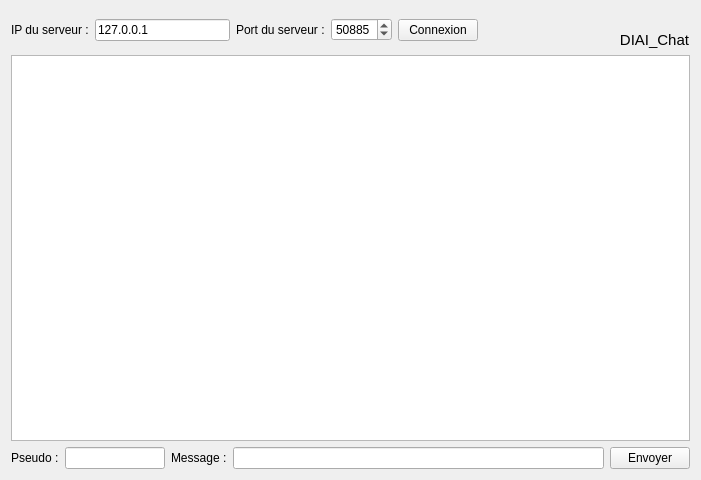
<?xml version="1.0" encoding="UTF-8"?>
<ui version="4.0">
 <class>FenClient</class>
 <widget class="QWidget" name="FenClient">
  <property name="geometry">
   <rect>
    <x>0</x>
    <y>0</y>
    <width>701</width>
    <height>480</height>
   </rect>
  </property>
  <property name="windowTitle">
   <string>ZeroChat - Client</string>
  </property>
  <property name="windowIcon">
   <iconset>
    <normaloff>chat.png</normaloff>chat.png</iconset>
  </property>
  <layout class="QVBoxLayout" name="verticalLayout_2">
   <item>
    <layout class="QHBoxLayout" name="horizontalLayout">
     <item>
      <widget class="QLabel" name="label">
       <property name="text">
        <string>IP du serveur :</string>
       </property>
      </widget>
     </item>
     <item>
      <widget class="QLineEdit" name="serveurIP">
       <property name="maximumSize">
        <size>
         <width>150</width>
         <height>16777215</height>
        </size>
       </property>
       <property name="text">
        <string>127.0.0.1</string>
       </property>
      </widget>
     </item>
     <item>
      <widget class="QLabel" name="label_2">
       <property name="text">
        <string>Port du serveur :</string>
       </property>
      </widget>
     </item>
     <item>
      <widget class="QSpinBox" name="serveurPort">
       <property name="minimumSize">
        <size>
         <width>60</width>
         <height>0</height>
        </size>
       </property>
       <property name="minimum">
        <number>1024</number>
       </property>
       <property name="maximum">
        <number>65535</number>
       </property>
       <property name="value">
        <number>50885</number>
       </property>
      </widget>
     </item>
     <item>
      <widget class="QPushButton" name="boutonConnexion">
       <property name="text">
        <string>Connexion</string>
       </property>
      </widget>
     </item>
     <item>
      <spacer name="horizontalSpacer">
       <property name="orientation">
        <enum>Qt::Horizontal</enum>
       </property>
       <property name="sizeHint" stdset="0">
        <size>
         <width>40</width>
         <height>20</height>
        </size>
       </property>
      </spacer>
     </item>
     <item>
      <layout class="QVBoxLayout" name="verticalLayout">
       <item>
        <widget class="QLabel" name="label_5">
         <property name="pixmap">
          <pixmap>../build-Client-Desktop-Debug/chat.png</pixmap>
         </property>
        </widget>
       </item>
       <item>
        <widget class="QLabel" name="label_6">
         <property name="font">
          <font>
           <pointsize>11</pointsize>
           <weight>50</weight>
           <bold>false</bold>
          </font>
         </property>
         <property name="text">
          <string>DIAI_Chat</string>
         </property>
         <property name="textFormat">
          <enum>Qt::AutoText</enum>
         </property>
         <property name="alignment">
          <set>Qt::AlignCenter</set>
         </property>
        </widget>
       </item>
      </layout>
     </item>
    </layout>
   </item>
   <item>
    <widget class="QTextEdit" name="listeMessages">
     <property name="readOnly">
      <bool>true</bool>
     </property>
    </widget>
   </item>
   <item>
    <layout class="QHBoxLayout" name="horizontalLayout_2">
     <item>
      <widget class="QLabel" name="label_3">
       <property name="text">
        <string>Pseudo :</string>
       </property>
      </widget>
     </item>
     <item>
      <widget class="QLineEdit" name="pseudo">
       <property name="maximumSize">
        <size>
         <width>100</width>
         <height>16777215</height>
        </size>
       </property>
      </widget>
     </item>
     <item>
      <widget class="QLabel" name="label_4">
       <property name="text">
        <string>Message :</string>
       </property>
      </widget>
     </item>
     <item>
      <widget class="QLineEdit" name="message"/>
     </item>
     <item>
      <widget class="QPushButton" name="boutonEnvoyer">
       <property name="text">
        <string>Envoyer</string>
       </property>
       <property name="icon">
        <iconset>
         <normaloff>chat.png</normaloff>chat.png</iconset>
       </property>
      </widget>
     </item>
    </layout>
   </item>
  </layout>
 </widget>
 <resources/>
 <connections/>
</ui>
